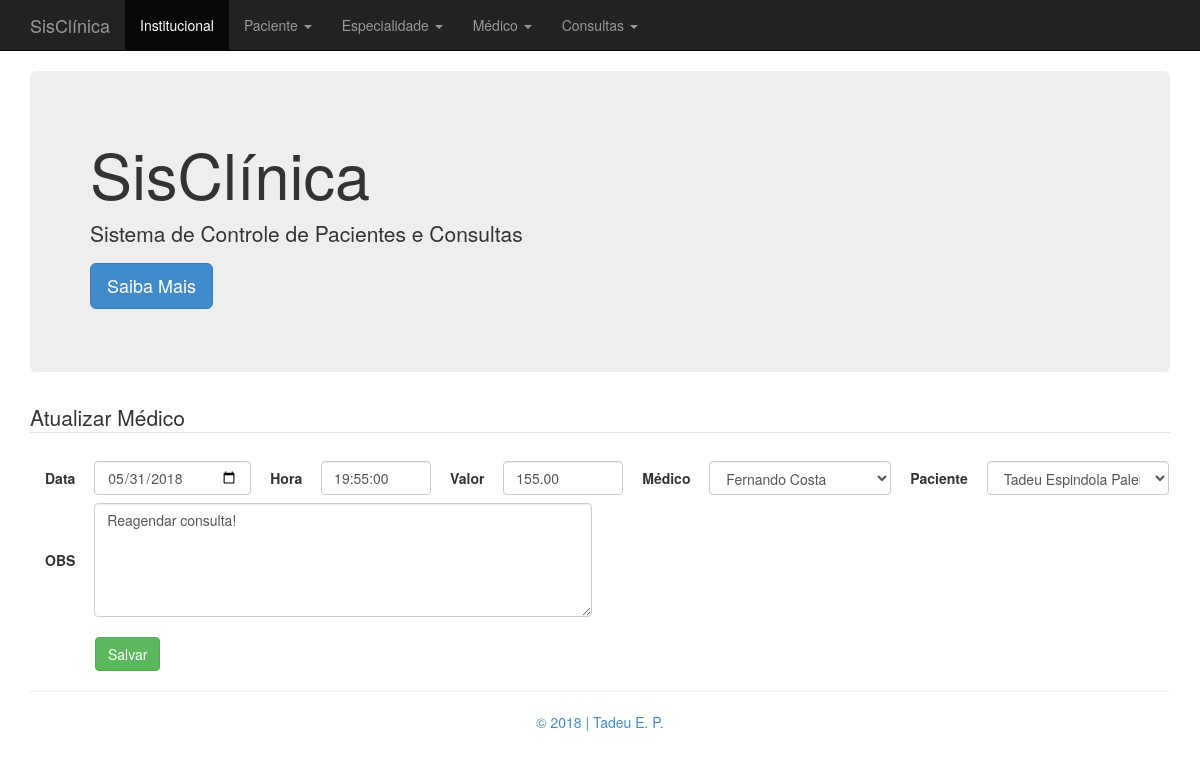
Before: /index.php?pagina=atualizar_consulta.php&idConsulta=1 with the older database file.
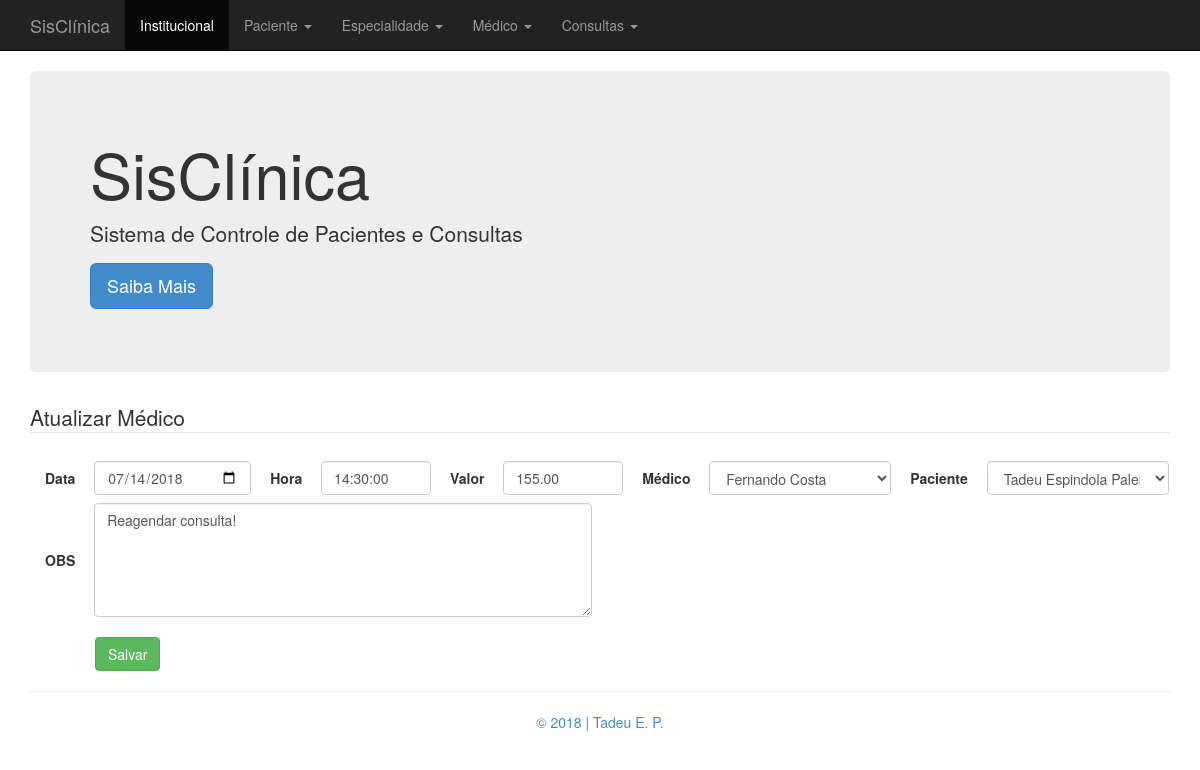
After: the same page with the newer database file.
### tables this page shows
CREATE TABLE IF NOT EXISTS `consulta` (
  `id_consulta` INT NOT NULL AUTO_INCREMENT COMMENT 'Id da Tabela consulta',
  `data_consulta` DATE NOT NULL COMMENT 'Data da Consulta',
  `hora_consulta` TIME(0) NOT NULL COMMENT 'Hora da Consulta\nHH:MM',
  `valor_consulta` DECIMAL(6,2) NOT NULL COMMENT 'Valor da Consulta\nEx.: 1250,50 - 850,00\n',
  `observacao_consulta` VARCHAR(200) CHARACTER SET 'utf8' COLLATE 'utf8_general_ci' NULL COMMENT 'Observação Sobre a Consulta\nCampo não obrigatório',
  `paciente_id_paciente` INT NOT NULL,
  `medico_id_medico` INT NOT NULL,
  `medico_especialidade_id_especialidade` INT NOT NULL,
  PRIMARY KEY (`id_consulta`, `paciente_id_paciente`, `medico_id_medico`, `medico_especialidade_id_especialidade`),
  UNIQUE INDEX `id_consulta_UNIQUE` (`id_consulta` ASC),
  INDEX `fk_consulta_paciente_idx` (`paciente_id_paciente` ASC),
  INDEX `fk_consulta_medico1_idx` (`medico_id_medico` ASC, `medico_especialidade_id_especialidade` ASC),
  CONSTRAINT `fk_consulta_paciente`
    FOREIGN KEY (`paciente_id_paciente`)
    REFERENCES `paciente` (`id_paciente`)
    ON DELETE CASCADE
    ON UPDATE CASCADE,
  CONSTRAINT `fk_consulta_medico1`
    FOREIGN KEY (`medico_id_medico` , `medico_especialidade_id_especialidade`)
    REFERENCES `medico` (`id_medico` , `especialidade_id_especialidade`)
    ON DELETE CASCADE
    ON UPDATE CASCADE);

CREATE TABLE IF NOT EXISTS `medico` (
  `id_medico` INT NOT NULL AUTO_INCREMENT COMMENT 'Id da Tabela medico',
  `nome_medico` VARCHAR(40) CHARACTER SET 'utf8' COLLATE 'utf8_general_ci' NOT NULL COMMENT 'Nome do Médico',
  `crm_medico` VARCHAR(8) CHARACTER SET 'utf8' COLLATE 'utf8_general_ci' NOT NULL COMMENT 'CRM do Médico\nMáximo 8 números',
  `data_nasc_medico` DATE NOT NULL COMMENT 'Data de Nascimento do Médico',
  `especialidade_id_especialidade` INT NOT NULL,
  PRIMARY KEY (`id_medico`, `especialidade_id_especialidade`),
  UNIQUE INDEX `id_medico_UNIQUE` (`id_medico` ASC),
  INDEX `fk_medico_especialidade1_idx` (`especialidade_id_especialidade` ASC),
  CONSTRAINT `fk_medico_especialidade1`
    FOREIGN KEY (`especialidade_id_especialidade`)
    REFERENCES `especialidade` (`id_especialidade`)
    ON DELETE CASCADE
    ON UPDATE CASCADE);

CREATE TABLE IF NOT EXISTS `paciente` (
  `id_paciente` INT NOT NULL AUTO_INCREMENT COMMENT 'Id da Tabela paciente',
  `nome_paciente` VARCHAR(40) CHARACTER SET 'utf8' COLLATE 'utf8_general_ci' NOT NULL COMMENT 'Nome do Paciente',
  `cpf_paciente` VARCHAR(14) CHARACTER SET 'utf8' COLLATE 'utf8_general_ci' NOT NULL COMMENT 'CPF do Paciente - Valor Único\nSerá utilizado máscara\n999.999.999-11',
  `data_nasc_paciente` DATE NOT NULL COMMENT 'Data de Nascimento do Paciente\n99/99/9999',
  `telefone_paciente` VARCHAR(16) CHARACTER SET 'utf8' COLLATE 'utf8_general_ci' NOT NULL COMMENT 'Telefone do Paciente\nSerá utilizado máscara\n(99) 9 9999-9999',
  `endereco_paciente` VARCHAR(80) CHARACTER SET 'utf8' COLLATE 'utf8_general_ci' NOT NULL COMMENT 'Endereço do Paciente',
  `bairro_paciente` VARCHAR(40) CHARACTER SET 'utf8' COLLATE 'utf8_general_ci' NOT NULL COMMENT 'Bairro do Paciente',
  `cidade_paciente` VARCHAR(40) CHARACTER SET 'utf8' COLLATE 'utf8_general_ci' NOT NULL COMMENT 'Cidade do Paciente',
  `uf_paciente` VARCHAR(2) CHARACTER SET 'utf8' COLLATE 'utf8_general_ci' NOT NULL COMMENT 'UF do Paciente\nApenas 2 Letras\nEx.: DF',
  `peso_paciente` DECIMAL(5,2) NOT NULL COMMENT 'Peso do Paciente\nEx.: 75,5 - 110,75',
  `altura_paciente` DECIMAL(5,2) NOT NULL COMMENT 'Altura do Paciente',
  `imc_paciente` DECIMAL(5,2) NOT NULL COMMENT 'IMC do Paciente\nSerá calculado pela aplicação\nUsuário não entrará com o dado direto',
  PRIMARY KEY (`id_paciente`),
  UNIQUE INDEX `id_paciente_UNIQUE` (`id_paciente` ASC),
  UNIQUE INDEX `cpf_paciente_UNIQUE` (`cpf_paciente` ASC));

### class/Consulta.php (called while the page is built, shortened)
<?php
include "Conexao.php";
class Consulta {
    private $idConsulta;
    public function getIdConsulta() {
        return $this->idConsulta;
    }
    public function setIdConsulta($idConsulta) {
        $this->idConsulta = $idConsulta;
    }
    public function listarConsultaId() {
        $strSql = "SELECT * FROM consulta
                   INNER JOIN paciente ON consulta.paciente_id_paciente = paciente.id_paciente
                   INNER JOIN medico ON consulta.medico_id_medico = medico.id_medico
                   INNER JOIN especialidade ON consulta.medico_especialidade_id_especialidade = especialidade.id_especialidade
                   WHERE id_consulta = ".$this->getIdConsulta()."";
        $rs = Conexao::executaSql($strSql);
        return $rs;
    }
}

### class/Conexao.php (called while the page is built, shortened)
<?php
class Conexao {
	public static function abrirConexao() {
		$mysql_usuario = "root";
		$mysql_password = "mysql1985";
		$mysql_database = "clinica_tadeu";
		$mysql_host  = "localhost";
		$varcon = mysqli_connect($mysql_host, $mysql_usuario, $mysql_password, $mysql_database);
		if ($varcon)
			return($varcon);
		  else
			return(false);
	}
	public static function fecharConexao($varcon) {
		if(mysqli_close($varcon))
			return(true);
		else
			return(false);
	}
	public static function executaSql($strSql) {
		$linkCon = Conexao::abrirConexao();
		$resultado = mysqli_query($linkCon, $strSql);
	   	return $resultado;
	}
}

### atualizar_consulta.php (the view, shortened to what this page needs)
<?php
    include 'class/Consulta.php';
    $consulta = new Consulta();
    $consulta->setIdConsulta($_GET['idConsulta']);
    $rs = $consulta->listarConsultaId();
    $linha = mysqli_fetch_array($rs, MYSQLI_ASSOC);
echo '
<div class="container">
    <legend>Atualizar Médico</legend>
    <form action="index.php?pagina=processar_atualizacao_consulta.php&idConsulta='.$linha['id_consulta'].'" method="post">
        <div class="form-inline ">
            <div class="col-lg-13">
                <label class="form-group">Data</label>
                <input style="width: 157px;" type="date" name="dataConsulta" class="form-control" value="'.$linha['data_consulta'].'" required>
                <label class="form-group">Hora</label>
                <input maxlength="8" style="width: 110px;" type="text" name="horaConsulta" class="form-control" placeholder="00:00:00" value="'.$linha['hora_consulta'].'" required>
                <label class="form-group">Valor</label>
                <input min="0" step=".01" style="width: 120px;" type="number" name="valorConsulta" class="form-control" placeholder="Ex.: 000,00" value="'.$linha['valor_consulta'].'" required>
                <label class="form-group">Médico</label>
                <select name="idMedicoConsulta" style="width: 182px;" class="form-control" required>
                    <option value="'.$linha['medico_id_medico'].'">'.$linha['nome_medico'].'</option>';
                        echo '
                </select>
                <label class="form-group">Paciente</label>
                <select name="idPacienteConsulta" style="width: 182px;" class="form-control" required>
                    <option value="'.$linha['paciente_id_paciente'].'">'.$linha['nome_paciente'].'</option>';
                        echo '
                </select>
                <label class="form-group">OBS</label>
                <textarea class="form-control" rows="5" cols="61" name="observacaoConsulta" placeholder="Observação...">';echo $linha['observacao_consulta']; echo '</textarea><br/><br/>
                <button style="width: 185p; margin-left: 65px;" type="submit" class="btn btn-success">Salvar</button>
            </div>
        </div>
    </form>
</div>
';

Changed rows visible on the page:
changed consulta "Reagendar consulta!": dataConsulta "05/31/2018" → "07/14/2018"; horaConsulta "19:55:00" → "14:30:00"
